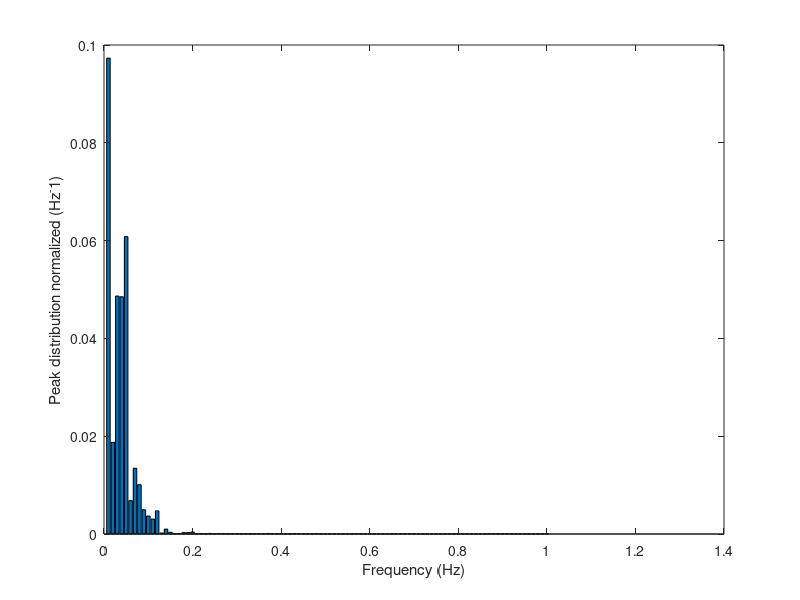

Write MATLAB code to recreate this figure. (Note: this script raises an error after producing the figure.)
% este script obtiene la forma final del Histograma del espectro de
% potencia
% en las variables freq y amp cargo los vectores de frecuencia y amplitud respectivamente
%% 
freq = load('frec.txt');
amp = load('sp_picos.txt');


freq_m=[];              % en freq_m se guardan las frecuencias de distinto valor debido a que muchas se repiten
amp_m=[];              % en amp_m se guardan los promedios de las amplitudes de todos los picos de igual frecuencia
i=1;
while i<=length(freq)
    c=find(freq==freq(i));
    amp_m=[amp_m; mean(amp(c))];
    freq_m=[freq_m; freq(i)];
    i=c(end)+1;
end
% se normalizan las amplitudes
amp_m=amp_m/sqrt((sum(amp_m))); % teniendo en cuenta el histograma del paper https://doi.org/10.3389/fphys.2018.01001 figura 2, donde cada barra           
bins=(0:0.01:1)';                                  % está equiespaciada a 0.01, se crea un vector bins que definirá los bordes de cada pico en el eje frecuencial      
amp_fin=[];                                          % y amp_fin tendrá las amplitudes de este último gráfico

j=1;
while j<=(length(bins)-1)
    d=find(freq_m>bins(j) & freq_m<=bins(j+1));
    amp_fin=[amp_fin;sum(amp_m(d))];
    j=j+1;
end

t=13.653333333333332/2;              %(load('frecuencia_remuestreo.txt'))
t=t/2049;

amp_fin=(amp_fin*t)/0.01;
x=(0.01:0.01:1)';
amp_fin = amp_fin(1:100);
figure, bar(x,amp_fin)
ylabel('Peak distribution normalized (Hz^-1)')
xlabel('Frequency (Hz)')

%% 
% Buscar las medias y desvíos estándar de las bandas de frecuencia con la
% aplicación curve fitting
%devuelve en fitresult una estructura con los parámetros de las tres gaussianas
%%%%%%%%%%% Con los parámetros de las 3 gaussianas voy a encontrar las
%%%%%%%%%%% cut-off de cada banda de frecuncia (VLF, LF y HF), para esto se
%%%%%%%%%%% igualan las ecuaciones de las gaussianas de VLFcon LF, LF con
%%%%%%%%%%% HF y se llega a dos polinomios cuadrados, con lo cual sus
%%%%%%%%%%% raíces positivas serán las cut-off
% ccoef = zeros(3,1); b = zeros(3,1);
% b(1,1) = fitresult.b1; ccoef(1,1) = fitresult.c1; b(2,1) = fitresult.b2; ccoef(2,1) = fitresult.c2; b(3,1) = fitresult.b3; ccoef(3,1) = fitresult.c3;
% [b,I] = sort(b);
% ccoef = ccoef(I);
save fittedmodel.mat fittedmodel;
save goodness.mat goodness;
save Metodos_ajuste.mat output;

b1 = fittedmodel.b1; c1 = fittedmodel.c1; b2 = fittedmodel.b2; c2 = fittedmodel.c2; b3 = fittedmodel.b3; c3 = fittedmodel.c3;

m1 = 1/(c1^2) - 1/(c2^2);
n1 = b2/((c2^2)/2) - b1/((c1^2)/2);
p1 = (b1^2)/(c1^2) - (b2^2)/(c2^2) - log(c2/c1);

VLF_cut_off = max(roots([m1 n1 p1]));

m2 = 1/(c2^2) - 1/(c3^2);
n2 = b3/((c3^2)/2) - b2/((c2^2)/2);
p2 = (b2^2)/(c2^2) - (b3^2)/(c3^2) - log(c3/c2);

LF_cut_off = min(roots([m2 n2 p2]));

HF_cut_off = b3 + 3*(c3/sqrt(2));    % HF cut-off según el paper se define como la media + 3*(desvío estándar)
Sdeviations = ([c1; c2; c3])/sqrt(2);

Cut_offF = [VLF_cut_off;LF_cut_off;HF_cut_off];
Medias = [b1; b2; b3];
Gaussianas = [Medias Sdeviations];
%% 
save ("Cut_offF.txt","Cut_offF","-ascii");
save ("Gaussianas.txt","Gaussianas","-ascii");